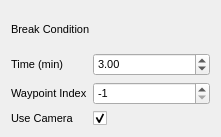
                 <widget class="QWidget" name="gridLayoutWidget_17">
                  <property name="geometry">
                   <rect>
                    <x>10</x>
                    <y>240</y>
                    <width>221</width>
                    <height>137</height>
                   </rect>
                  </property>
                  <layout class="QGridLayout" name="gridLayout_26">
                   <item row="0" column="0">
                    <layout class="QVBoxLayout" name="verticalLayout_24">
                     <item>
                      <widget class="QLabel" name="label_130">
                       <property name="font">
                        <font>
                         <pointsize>8</pointsize>
                         <weight>50</weight>
                         <italic>false</italic>
                         <bold>false</bold>
                        </font>
                       </property>
                       <property name="text">
                        <string>Break Condition</string>
                       </property>
                      </widget>
                     </item>
                    </layout>
                   </item>
                   <item row="1" column="0">
                    <layout class="QFormLayout" name="formLayout_14">
                     <item row="0" column="0">
                      <widget class="QLabel" name="label_131">
                       <property name="font">
                        <font>
                         <pointsize>8</pointsize>
                         <weight>50</weight>
                         <italic>false</italic>
                         <bold>false</bold>
                        </font>
                       </property>
                       <property name="text">
                        <string>Time (min)</string>
                       </property>
                      </widget>
                     </item>
                     <item row="1" column="0">
                      <widget class="QLabel" name="label_132">
                       <property name="font">
                        <font>
                         <pointsize>8</pointsize>
                         <weight>50</weight>
                         <italic>false</italic>
                         <bold>false</bold>
                        </font>
                       </property>
                       <property name="text">
                        <string>Waypoint Index</string>
                       </property>
                      </widget>
                     </item>
                     <item row="2" column="0">
                      <widget class="QLabel" name="label_133">
                       <property name="font">
                        <font>
                         <pointsize>8</pointsize>
                         <weight>50</weight>
                         <italic>false</italic>
                         <bold>false</bold>
                        </font>
                       </property>
                       <property name="text">
                        <string>Use Camera</string>
                       </property>
                      </widget>
                     </item>
                     <item row="0" column="1">
                      <widget class="QDoubleSpinBox" name="breakTimeMisi_5">
                       <property name="font">
                        <font>
                         <pointsize>8</pointsize>
                         <weight>50</weight>
                         <italic>false</italic>
                         <bold>false</bold>
                        </font>
                       </property>
                       <property name="value">
                        <double>3.000000000000000</double>
                       </property>
                      </widget>
                     </item>
                     <item row="1" column="1">
                      <widget class="QSpinBox" name="breakWaypointIndexMisi_5">
                       <property name="font">
                        <font>
                         <pointsize>8</pointsize>
                         <weight>50</weight>
                         <italic>false</italic>
                         <bold>false</bold>
                        </font>
                       </property>
                       <property name="minimum">
                        <number>-1</number>
                       </property>
                       <property name="value">
                        <number>-1</number>
                       </property>
                      </widget>
                     </item>
                     <item row="2" column="1">
                      <widget class="QCheckBox" name="breakUseCameraMisi_5">
                       <property name="text">
                        <string/>
                       </property>
                       <property name="checked">
                        <bool>true</bool>
                       </property>
                      </widget>
                     </item>
                    </layout>
                   </item>
                  </layout>
                 </widget>
